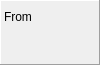
<?xml version="1.0" encoding="UTF-8"?>
<!--
 Generated by Qt.

 Copyright (C) Sapura Secured Technologies, 2014-2015. All Rights Reserved.

 @file
 @version $Id: CallButton.ui 360 2015-08-25 07:23:21Z mohdrashid $
-->
<ui version="4.0">
 <class>CallButton</class>
 <widget class="QWidget" name="CallButton">
  <property name="geometry">
   <rect>
    <x>0</x>
    <y>0</y>
    <width>100</width>
    <height>65</height>
   </rect>
  </property>
  <property name="minimumSize">
   <size>
    <width>100</width>
    <height>55</height>
   </size>
  </property>
  <property name="maximumSize">
   <size>
    <width>16777215</width>
    <height>16777215</height>
   </size>
  </property>
  <property name="windowTitle">
   <string>Form</string>
  </property>
  <layout class="QVBoxLayout" name="callButtonVLayout">
   <property name="leftMargin">
    <number>0</number>
   </property>
   <property name="topMargin">
    <number>0</number>
   </property>
   <property name="rightMargin">
    <number>0</number>
   </property>
   <property name="bottomMargin">
    <number>0</number>
   </property>
   <item>
    <widget class="QFrame" name="callFrame">
     <property name="frameShape">
      <enum>QFrame::Panel</enum>
     </property>
     <property name="frameShadow">
      <enum>QFrame::Raised</enum>
     </property>
     <layout class="QVBoxLayout" name="verticalLayout_2">
      <property name="leftMargin">
       <number>3</number>
      </property>
      <property name="topMargin">
       <number>3</number>
      </property>
      <property name="rightMargin">
       <number>3</number>
      </property>
      <property name="bottomMargin">
       <number>3</number>
      </property>
      <item>
       <layout class="QHBoxLayout" name="calledPartyHLayout">
        <item>
         <widget class="QLabel" name="calledLabel">
          <property name="minimumSize">
           <size>
            <width>30</width>
            <height>0</height>
           </size>
          </property>
          <property name="maximumSize">
           <size>
            <width>16777215</width>
            <height>16777215</height>
           </size>
          </property>
          <property name="text">
           <string>From</string>
          </property>
         </widget>
        </item>
        <item>
         <widget class="QLabel" name="callingPartyLabel">
          <property name="text">
           <string/>
          </property>
          <property name="alignment">
           <set>Qt::AlignCenter</set>
          </property>
         </widget>
        </item>
       </layout>
      </item>
      <item>
       <widget class="QLabel" name="calledPartyLabel">
        <property name="text">
         <string/>
        </property>
        <property name="alignment">
         <set>Qt::AlignCenter</set>
        </property>
       </widget>
      </item>
     </layout>
    </widget>
   </item>
  </layout>
 </widget>
 <resources/>
 <connections/>
</ui>
